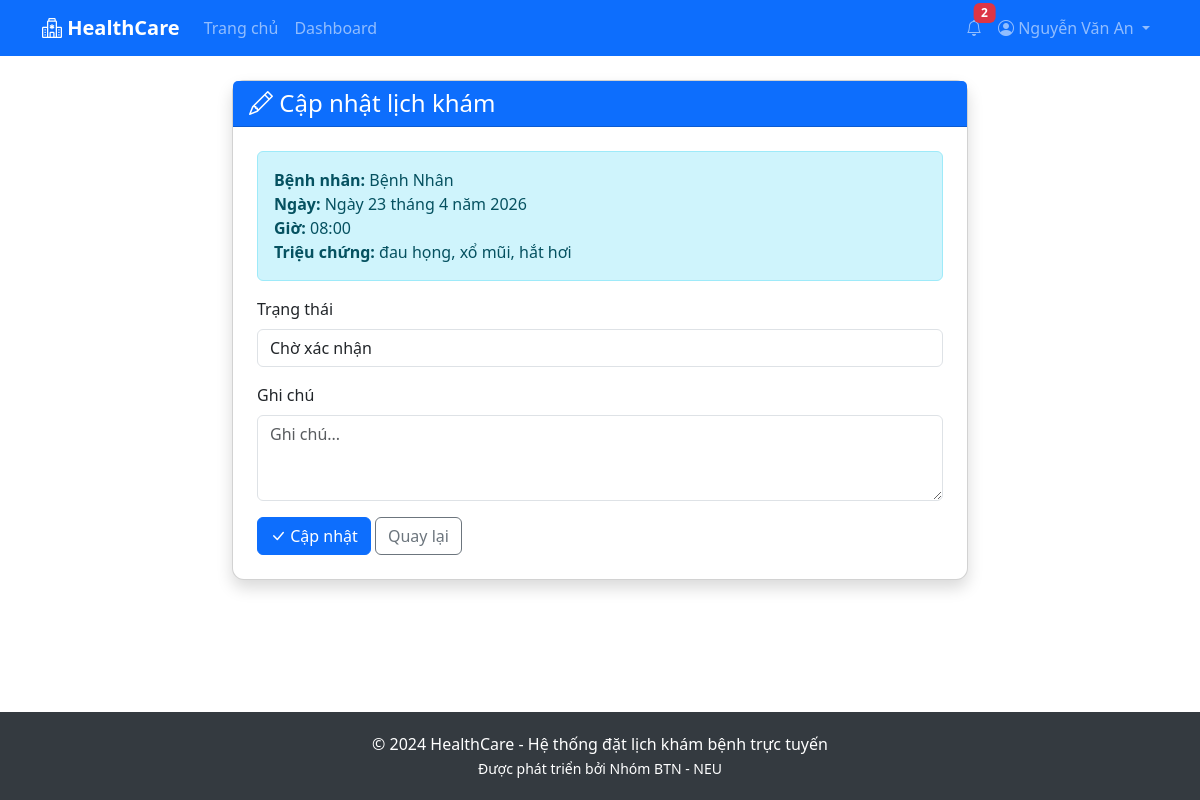
The app's page /doctor/appointments/1/update/ (signed in) with its own data.
### accounts/models.py (models this page shows, shortened)
class User(AbstractUser):
    ROLE_CHOICES = [
        ('patient', 'Bệnh nhân'),
        ('doctor', 'Bác sĩ'),
        ('admin', 'Quản trị viên'),
    ]
    role = models.CharField(max_length=10, choices=ROLE_CHOICES, default='patient')
    phone = models.CharField(max_length=15, blank=True)
    address = models.TextField(blank=True)
    is_active = models.BooleanField(default=True)
    def is_patient(self):
        return self.role == 'patient'
    def is_doctor(self):
        return self.role == 'doctor'

### appointments/models.py (models this page shows, shortened)
class Appointment(models.Model):
    STATUS_CHOICES = [
        ('pending', 'Chờ xác nhận'),
        ('confirmed', 'Đã xác nhận'),
        ('completed', 'Hoàn thành'),
        ('cancelled', 'Đã hủy'),
        ('rejected', 'Từ chối'),
    ]
    patient = models.ForeignKey(Patient, on_delete=models.CASCADE, related_name='appointments')
    doctor = models.ForeignKey(Doctor, on_delete=models.CASCADE, related_name='appointments')
    appointment_date = models.DateField()
    appointment_time = models.TimeField()
    status = models.CharField(max_length=20, choices=STATUS_CHOICES, default='pending')
    symptoms = models.TextField(blank=True, help_text='Mô tả triệu chứng')
    notes = models.TextField(blank=True, help_text='Ghi chú của bác sĩ')
    checked_in = models.BooleanField(default=False, help_text='Đã check-in khi đến khám')
    checked_in_at = models.DateTimeField(null=True, blank=True)
    created_at = models.DateTimeField(auto_now_add=True)
    updated_at = models.DateTimeField(auto_now=True)
    class Meta:
        verbose_name = 'Lịch khám'
        verbose_name_plural = 'Lịch khám'
        ordering = ['-appointment_date', '-appointment_time']
        constraints = [
            models.UniqueConstraint(
                fields=['doctor', 'appointment_date', 'appointment_time'],
                condition=Q(status__in=['pending', 'confirmed']),
                name='uniq_active_appointment_slot',
            )
        ]

### patients/models.py (models this page shows)
class Patient(models.Model):
    GENDER_CHOICES = [
        ('M', 'Nam'),
        ('F', 'Nữ'),
        ('O', 'Khác'),
    ]
    user = models.OneToOneField(User, on_delete=models.CASCADE, related_name='patient_profile')
    date_of_birth = models.DateField(null=True, blank=True)
    gender = models.CharField(max_length=1, choices=GENDER_CHOICES, blank=True)
    insurance_info = models.CharField(max_length=100, blank=True)
    medical_history = models.TextField(blank=True)
    created_at = models.DateTimeField(auto_now_add=True)
    updated_at = models.DateTimeField(auto_now=True)
    def __str__(self):
        return f"{self.user.get_full_name() or self.user.username}"
    class Meta:
        verbose_name = 'Bệnh nhân'
        verbose_name_plural = 'Bệnh nhân'

### doctors/views.py (the view)
    def wrapper(request, *args, **kwargs):
        if not request.user.is_doctor():
            messages.error(request, 'Bạn không có quyền truy cập trang này.')
            return redirect('dashboard')
        return view_func(request, *args, **kwargs)

### appointments/forms.py
class AppointmentStatusForm(forms.ModelForm):
    class Meta:
        model = Appointment
        fields = ['status', 'notes']
        widgets = {
            'notes': forms.Textarea(attrs={'rows': 3, 'placeholder': 'Ghi chú...'}),
        }
        labels = {
            'status': 'Trạng thái',
            'notes': 'Ghi chú',
        }
    def __init__(self, *args, **kwargs):
        super().__init__(*args, **kwargs)
        for field in self.fields.values():
            field.widget.attrs['class'] = 'form-control'

### doctors/views.py (called while the page is built)
def doctor_required(view_func):
    def wrapper(request, *args, **kwargs):
        if not request.user.is_doctor():
            messages.error(request, 'Bạn không có quyền truy cập trang này.')
            return redirect('dashboard')
        return view_func(request, *args, **kwargs)
    return wrapper

### templates/doctors/update_appointment.html (shortened to what this page needs)
{% extends 'base.html' %}
{% block content %}
<div class="container py-4">
    <div class="row justify-content-center">
        <div class="col-md-8">
            <div class="card shadow">
                <div class="card-header bg-primary text-white">
                    <h4 class="mb-0"><i class="bi bi-pencil"></i> Cập nhật lịch khám</h4>
                </div>
                <div class="card-body p-4">
                    <div class="alert alert-info">
                        <strong>Bệnh nhân:</strong> {{ appointment.patient }}<br>
                        <strong>Ngày:</strong> {{ appointment.appointment_date }}<br>
                        <strong>Giờ:</strong> {{ appointment.appointment_time }}<br>
                        {% if appointment.symptoms %}
                            <strong>Triệu chứng:</strong> {{ appointment.symptoms }}
                        {% endif %}
                    </div>
                    <form method="post">
                        <div class="mb-3">
                            <label class="form-label">Trạng thái</label>
                            {{ form.status }}
                        </div>
                        <div class="mb-3">
                            <label class="form-label">Ghi chú</label>
                            {{ form.notes }}
                        </div>
                        <button type="submit" class="btn btn-primary">
                            <i class="bi bi-check-lg"></i> Cập nhật
                        </button>
                        <a href="{% url 'doctor_appointments' %}" class="btn btn-outline-secondary">Quay lại</a>
                    </form>
                </div>
            </div>
        </div>
    </div>
</div>
{% endblock %}

### templates/base.html (shortened to what this page needs)
<!DOCTYPE html>
<html lang="vi">
<head>
    <link href="https://cdn.jsdelivr.net/npm/bootstrap@5.3.0/dist/css/bootstrap.min.css" rel="stylesheet">
    <link href="https://cdn.jsdelivr.net/npm/bootstrap-icons@1.10.0/font/bootstrap-icons.css" rel="stylesheet">
</head>
<body>
    <nav class="navbar navbar-expand-lg navbar-dark bg-primary">
        <div class="container">
            <a class="navbar-brand" href="{% url 'home' %}">
                <i class="bi bi-hospital"></i> HealthCare
            </a>
            <div class="collapse navbar-collapse" id="navbarNav">
                <ul class="navbar-nav me-auto">
                    <li class="nav-item">
                        <a class="nav-link" href="{% url 'home' %}">Trang chủ</a>
                    </li>
                    {% if user.is_authenticated %}
                        <li class="nav-item">
                            <a class="nav-link" href="{% url 'dashboard' %}">Dashboard</a>
                        </li>
                    {% endif %}
                </ul>
                <ul class="navbar-nav">
                    {% if user.is_authenticated %}
                        <li class="nav-item dropdown">
                            <a class="nav-link position-relative" href="#" id="notificationDropdown" role="button" data-bs-toggle="dropdown">
                                <i class="bi bi-bell"></i>
                                <span class="badge bg-danger notification-badge" id="notificationCount" style="display: none;">0</span>
                            </a>
                        </li>
                        <li class="nav-item dropdown">
                            <a class="nav-link dropdown-toggle" href="#" id="userDropdown" role="button" data-bs-toggle="dropdown">
                                <i class="bi bi-person-circle"></i>
                                <span class="d-none d-md-inline">{{ user.get_full_name|default:user.username }}</span>
                            </a>
                        </li>
                    {% endif %}
                </ul>
            </div>
        </div>
    </nav>
    <main>
        {% block content %}{% endblock %}
    </main>
    <footer>
        <div class="container text-center">
            <p class="mb-0">&copy; 2024 HealthCare - Hệ thống đặt lịch khám bệnh trực tuyến</p>
            <small>Được phát triển bởi Nhóm BTN - NEU</small>
        </div>
    </footer>
</body>
</html>

### templates/base.html (style rules this page uses)
:root { --primary-gradient: linear-gradient(135deg, #667eea 0%, #764ba2 100%); --primary-color: #667eea; }
* { -webkit-tap-highlight-color: transparent; }
body { min-height: 100vh; display: flex; flex-direction: column; font-size: 16px; }
.navbar-brand { font-weight: bold; }
.card { transition: transform 0.2s; border-radius: 12px; box-shadow: 0 2px 10px rgba(0,0,0,0.08); }
footer { margin-top: auto; background-color: #343a40; color: white; padding: 20px 0; }
.notification-badge { position: absolute; top: 0; right: 0; transform: translate(25%, -25%); }
.navbar { position: sticky; top: 0; z-index: 1030; }

### records on screen
User: get_full_name "Nguyễn Văn An"
Appointment: patient "Bệnh Nhân", appointment_date "Ngày 23 tháng 4 năm 2026", appointment_time "08:00", symptoms "đau họng, xổ mũi, hắt hơi", status "Chờ xác nhận"
